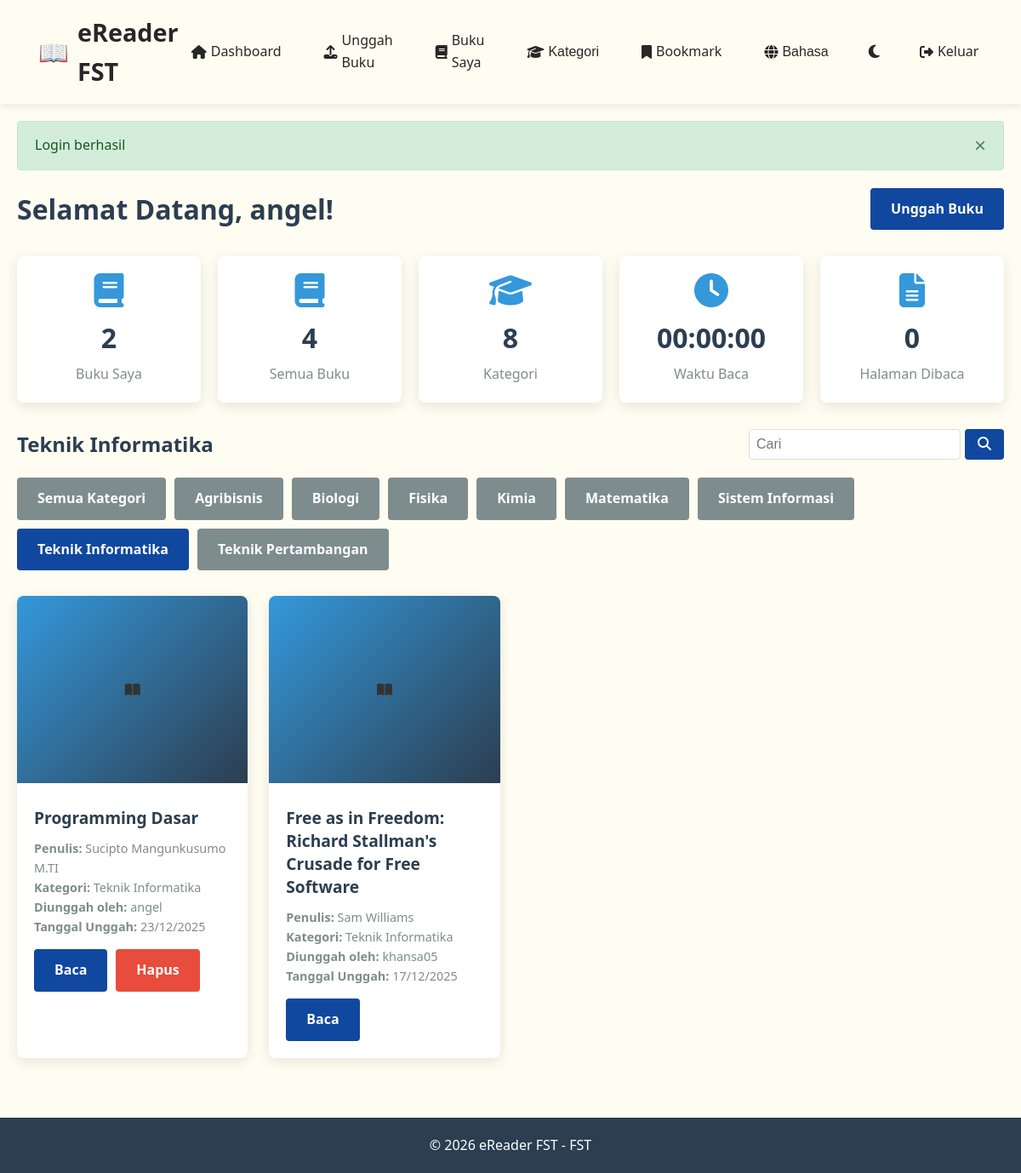
The page /dashboard.php?category=1 (signed in) on the database its author committed.
### tables this page shows
CREATE TABLE `categories` (
  `id` int(11) NOT NULL,
  `name` varchar(100) NOT NULL,
  `description` text DEFAULT NULL,
  `created_at` timestamp NOT NULL DEFAULT current_timestamp()
);

CREATE TABLE `books` (
  `id` int(11) NOT NULL,
  `title` varchar(255) NOT NULL,
  `author` varchar(255) DEFAULT NULL,
  `category_id` int(11) DEFAULT NULL,
  `user_id` int(11) DEFAULT NULL,
  `filename` varchar(255) NOT NULL,
  `filepath` varchar(500) NOT NULL,
  `file_size` int(11) DEFAULT NULL,
  `upload_date` timestamp NOT NULL DEFAULT current_timestamp()
);

CREATE TABLE `users` (
  `id` int(11) NOT NULL,
  `username` varchar(50) NOT NULL,
  `email` varchar(100) NOT NULL,
  `password` varchar(255) NOT NULL,
  `language` enum('id','en') DEFAULT 'id',
  `created_at` timestamp NOT NULL DEFAULT current_timestamp()
);

### includes/functions.php (called while the page is built, shortened)
<?php
require_once __DIR__ . '/../config/database.php';
function t($key) {
    $lang = isset($_SESSION['language']) ? $_SESSION['language'] : 'id';
    $languageFile = __DIR__ . "/../languages/{$lang}.php";
    if (file_exists($languageFile)) {
        $translations = require($languageFile);
        return isset($translations[$key]) ? $translations[$key] : $key;
    }
    return $key;
}
function translateCategoryName($categoryName) {
    return t($categoryName);
}
function getCategories() {
    global $pdo;
    $stmt = $pdo->query("SELECT * FROM categories ORDER BY name");
    $categories = $stmt->fetchAll(PDO::FETCH_ASSOC);
    return $categories;
}
    function getUserReadingSummary($user_id) {
        global $pdo;
        $pdo->exec("CREATE TABLE IF NOT EXISTS reading_stats (
            id INT AUTO_INCREMENT PRIMARY KEY,
            user_id INT NOT NULL,
            book_id INT NOT NULL,
            chapter_number INT DEFAULT NULL,
            words INT DEFAULT 0,
            pages INT DEFAULT 0,
            seconds INT DEFAULT 0,
            created_at DATETIME DEFAULT CURRENT_TIMESTAMP
        ) ENGINE=InnoDB DEFAULT CHARSET=utf8mb4;");
        $stmt = $pdo->prepare("SELECT
            COALESCE(SUM(pages),0) AS total_pages,
            COALESCE(SUM(seconds),0) AS total_seconds,
            COUNT(*) AS sessions
            FROM reading_stats WHERE user_id = ?");
        $stmt->execute([$user_id]);
        return $stmt->fetch(PDO::FETCH_ASSOC);
    }
?>

### dashboard.php (the view, shortened to what this page needs)
<?php
require_once 'config/database.php';
require_once 'includes/functions.php';
$category_id = isset($_GET['category']) ? intval($_GET['category']) : null;
$view = isset($_GET['view']) ? $_GET['view'] : 'all';
$search = isset($_GET['search']) ? trim($_GET['search']) : '';
$categories = getCategories();
$category_name = '';
if($category_id) {
    foreach($categories as $cat) {
        if($cat['id'] == $category_id) {
            $category_name = $cat['display_name'] ?? $cat['name'];
            break;
        }
    }
}
if($view == 'mybooks') {
    $query = "SELECT books.*, categories.name as category_name, users.username
              FROM books
              LEFT JOIN categories ON books.category_id = categories.id
              LEFT JOIN users ON books.user_id = users.id
              WHERE books.user_id = ?";
    $params = [$_SESSION['user_id']];
    if(!empty($search)) {
        $query .= " AND (books.title LIKE ? OR books.author LIKE ?)";
        $params[] = "%$search%";
        $params[] = "%$search%";
    }
    $stmt = $pdo->prepare($query);
    $stmt->execute($params);
    $books = $stmt->fetchAll(PDO::FETCH_ASSOC);
    $page_title = t('my_books');
} else {
    $query = "SELECT books.*, categories.name as category_name, users.username
              FROM books
              LEFT JOIN categories ON books.category_id = categories.id
              LEFT JOIN users ON books.user_id = users.id
              WHERE 1=1";
    $params = [];
    if($category_id) {
        $query .= " AND books.category_id = ?";
        $params[] = $category_id;
    }
    $query .= " ORDER BY books.upload_date DESC";
    $stmt = $pdo->prepare($query);
    $stmt->execute($params);
    $books = $stmt->fetchAll(PDO::FETCH_ASSOC);
    $page_title = $category_id ? $category_name : t('all_books');
}
$stmt = $pdo->prepare("SELECT COUNT(*) as total FROM books WHERE user_id = ?");
$stmt->execute([$_SESSION['user_id']]);
$user_book_count = $stmt->fetch(PDO::FETCH_ASSOC)['total'];
$total_books = $pdo->query("SELECT COUNT(*) as total FROM books")->fetch()['total'];
$total_categories = $pdo->query("SELECT COUNT(*) as total FROM categories")->fetch()['total'];
$readingSummary = getUserReadingSummary($_SESSION['user_id']);
$total_seconds = isset($readingSummary['total_seconds']) ? intval($readingSummary['total_seconds']) : 0;
$hours = floor($total_seconds / 3600);
$minutes = floor(($total_seconds % 3600) / 60);
$seconds_display = $total_seconds % 60;
$time_read_label = sprintf("%02d:%02d:%02d", $hours, $minutes, $seconds_display);
$total_pages_read = isset($readingSummary['total_pages']) ? intval($readingSummary['total_pages']) : 0;
?>
<?php include 'includes/header.php'; ?>
<div class="dashboard-header">
    <h1><?php echo t('welcome'); ?>, <?php echo htmlspecialchars($_SESSION['username']); ?>!</h1>
    <a href="upload.php" class="btn btn-success"><?php echo t('upload_book'); ?></a>
</div>
<div class="dashboard-stats">
    <div class="stat-card">
        <i class="fas fa-book"></i>
        <h3><?php echo $user_book_count; ?></h3>
        <p><?php echo t('my_books'); ?></p>
    </div>
    <div class="stat-card">
        <i class="fas fa-book"></i>
        <h3><?php echo $total_books; ?></h3>
        <p><?php echo t('all_books'); ?></p>
    </div>
    <div class="stat-card">
        <i class="fas fa-graduation-cap"></i>
        <h3><?php echo $total_categories; ?></h3>
        <p><?php echo t('category'); ?></p>
    </div>
    <div class="stat-card">
        <i class="fas fa-clock"></i>
        <h3><?php echo htmlspecialchars($time_read_label); ?></h3>
        <p><?php echo t('time_read'); ?></p>
    </div>
    <div class="stat-card">
        <i class="fas fa-file-alt"></i>
        <h3><?php echo $total_pages_read; ?></h3>
        <p><?php echo t('pages_read'); ?></p>
    </div>
</div>
<div style="display: flex; justify-content: space-between; align-items: center; flex-wrap: wrap; margin-bottom: 20px;">
    <h2><?php echo $page_title; ?> <?php echo !empty($search) ? ' - Search: '.htmlspecialchars($search) : ''; ?></h2>
    <form action="dashboard.php" method="GET" style="display: flex; gap: 5px; min-width: 300px;">
        <input type="text" name="search" class="form-control"
               placeholder=<?php echo t('searchbook_placeholder');?>
               value="<?php echo htmlspecialchars($search); ?>"
               style="flex-grow: 1; padding: 8px; border: 1px solid #ddd; border-radius: 4px;">
        <button type="submit" class="btn btn-primary" style="padding: 8px 15px;">
            <i class="fas fa-search"></i>
        </button>
    </form>
</div>
<div class="category-filter" style="margin-bottom: 20px; display: flex; gap: 10px; flex-wrap: wrap;">
    <a href="dashboard.php<?php echo !empty($search) ? '?search='.urlencode($search) : ''; ?>"
       class="btn <?php echo !$category_id ? 'btn-success' : 'btn-secondary'; ?>">
        <?php echo t('all_categories'); ?>
    </a>
    <?php foreach($categories as $category): ?>
        <a href="dashboard.php?category=<?php echo $category['id']; ?><?php echo !empty($search) ? '&search='.urlencode($search) : ''; ?>"
           class="btn <?php echo ($category_id == $category['id']) ? 'btn-success' : 'btn-secondary'; ?>">
            <?php echo htmlspecialchars($category['display_name'] ?? $category['name']); ?>
        </a>
    <?php endforeach; ?>
</div>
<?php if(empty($books)): ?>
    <div class="alert alert-warning" style="padding: 20px; background: #fff3cd; border: 1px solid #ffeeba; border-radius: 4px;">
        <?php echo !empty($search) ? "Tidak ada buku yang cocok dengan kata kunci '" . htmlspecialchars($search) . "'" : t('no_results'); ?>
    </div>
<?php else: ?>
    <div class="book-grid">
        <?php foreach($books as $book): ?>
                    <div class="book-card">
                        <div class="book-cover">
                            <?php if (!empty($book['filepath']) && file_exists($book['filepath'])): ?>
                                <img src="cover.php?f=<?php echo urlencode(basename($book['filepath'])); ?>" alt="Cover" style="width:120px; height:auto; border-radius:6px; object-fit:cover;" />
                            <?php else: ?>
                                <i class="fas fa-book-open"></i>
                            <?php endif; ?>
                        </div>
                    <div class="book-info">
                    <h3><?php echo htmlspecialchars($book['title']); ?></h3>
                    <div class="book-meta">
                        <p><strong><?php echo t('author'); ?>:</strong> <?php echo htmlspecialchars($book['author'] ?? 'Unknown'); ?></p>
                        <p><strong><?php echo t('category'); ?>:</strong> <?php echo htmlspecialchars(translateCategoryName($book['category_name']) ?? 'Uncategorized'); ?></p>
                        <p><strong><?php echo t('uploaded_by'); ?>:</strong> <?php echo htmlspecialchars($book['username'] ?? 'Unknown'); ?></p>
                        <p><strong><?php echo t('upload_date'); ?>:</strong> <?php echo date('d/m/Y', strtotime($book['upload_date'])); ?></p>
                    </div>
                    <div class="book-actions">
                        <a href="reader.php?id=<?php echo $book['id']; ?>" class="btn"><?php echo t('read'); ?></a>
                        <?php if($book['user_id'] == $_SESSION['user_id']): ?>
                            <a href="delete.php?id=<?php echo $book['id']; ?>"
                               class="btn btn-danger"
                               onclick="return confirm('<?php echo t('delete_confirm'); ?>')">
                                <?php echo t('delete'); ?>
                            </a>
                        <?php endif; ?>
                    </div>
                </div>
            </div>
        <?php endforeach; ?>
    </div>
<?php endif; ?>
<?php include 'includes/footer.php'; ?>

### assets/css/style.css (style rules this page uses)
:root { --bg-body: #fffdf1; --bg-card: #ffffff; --text-main: #333333; --text-title: #2c3e50; --text-muted: #7f8c8d; --navbar-bg: linear-gradient(135deg, #fffdf1, #fffdf1a7); --nav-text: rgb(39, 39, 39); --border-color: #dddddd; --shadow: rgba(0, 0, 0, 0.1); --hover-text: #f1f1f1; }
body { background-color: var(--bg-body) !important; color: var(--text-main) !important; }
h1, h2, h3, .dashboard-header h1, .auth-container h2 { color: var(--text-title) !important; }
.stat-card, .book-card, .auth-container, .upload-container, .result-item { background-color: var(--bg-card) !important; border-color: var(--border-color) !important; box-shadow: 0 4px 15px var(--shadow) !important; }
.stat-card p, .book-meta, .text-muted { color: var(--text-muted) !important; }
.form-control { background-color: var(--bg-card) !important; color: var(--text-main) !important; border-color: var(--border-color) !important; }
* { margin: 0; padding: 0; box-sizing: border-box; }
body { font-family: 'Segoe UI', Tahoma, Geneva, Verdana, sans-serif; line-height: 1.6; color: #333; background-color: #fffdf1; min-height: 100vh; display: flex; flex-direction: column; }
.form-control { width: 100%; padding: 12px 15px; border: 1px solid #ddd; border-radius: 4px; font-size: 1rem; transition: border-color 0.3s; }
.btn { display: inline-block; padding: 12px 24px; background-color: #10489f; color: white; border: none; border-radius: 4px; cursor: pointer; font-size: 1rem; font-weight: 600; transition: background-color 0.3s, transform 0.2s; text-decoration: none; text-align: center; }
.btn-success { background-color: #10489f; }
.btn-danger { background-color: #e74c3c; }
.btn-secondary { background-color: #7f8c8d; }
.dashboard-header { display: flex; justify-content: space-between; align-items: center; margin-bottom: 30px; flex-wrap: wrap; gap: 15px; }
.dashboard-header h1 { color: #2c3e50; }
.dashboard-stats { display: grid; grid-template-columns: repeat(auto-fit, minmax(200px, 1fr)); gap: 20px; margin-bottom: 30px; }
.stat-card { background-color: white; padding: 20px; border-radius: 8px; box-shadow: 0 3px 10px rgba(0, 0, 0, 0.08); text-align: center; }
.stat-card i { font-size: 2.5rem; color: #3498db; margin-bottom: 10px; }
.stat-card h3 { font-size: 2rem; color: #2c3e50; margin-bottom: 5px; }
.stat-card p { color: #7f8c8d; }
.book-grid { display: grid; grid-template-columns: repeat(auto-fill, minmax(250px, 1fr)); gap: 25px; margin-top: 30px; }
.book-card { background-color: white; border-radius: 8px; overflow: visible; box-shadow: 0 4px 15px rgba(0, 0, 0, 0.1); transition: transform 0.3s, box-shadow 0.3s; }
.book-cover { height: 220px; background: linear-gradient(135deg, #3498db, #2c3e50); display: flex; align-items: center; justify-content: center; position: relative; overflow: visible; border-radius: 8px 8px 0 0; }
.book-info { padding: 28px 20px 20px 20px; position: relative; z-index: 1; }
.book-info h3 { margin-bottom: 10px; color: #2c3e50; font-size: 1.2rem; line-height: 1.4; }
.book-meta { color: #7f8c8d; font-size: 0.9rem; margin-bottom: 15px; }
.book-actions { display: flex; gap: 10px; }

### rows shown on the page
categories: name "Teknik Informatika"
categories: name "Agribisnis"
categories: name "Biologi"
categories: name "Fisika"
categories: name "Kimia"
categories: name "Matematika"
categories: name "Sistem Informasi"
categories: name "Teknik Pertambangan"
books: title "Programming Dasar", author "Sucipto Mangunkusumo M.TI", user.username "angel", upload_date "23/12/2025"
books: title "Free as in Freedom: Richard Stallman's Crusade for Free Software", author "Sam Williams", user.username "khansa05", upload_date "17/12/2025"

### other values the page prints
t('app_name') "eReader FST"
t('dashboard') "Dashboard"
t('upload_book') "Unggah Buku"
t('my_books') "Buku Saya"
t('category') "Kategori"
t('language') "Bahasa"
t('logout') "Keluar"
$_SESSION['message'] "Login berhasil"
t('welcome') "Selamat Datang"
$_SESSION['username'] "angel"
$user_book_count "2"
$total_books "4"
t('all_books') "Semua Buku"
$total_categories "8"
$time_read_label "00:00:00"
